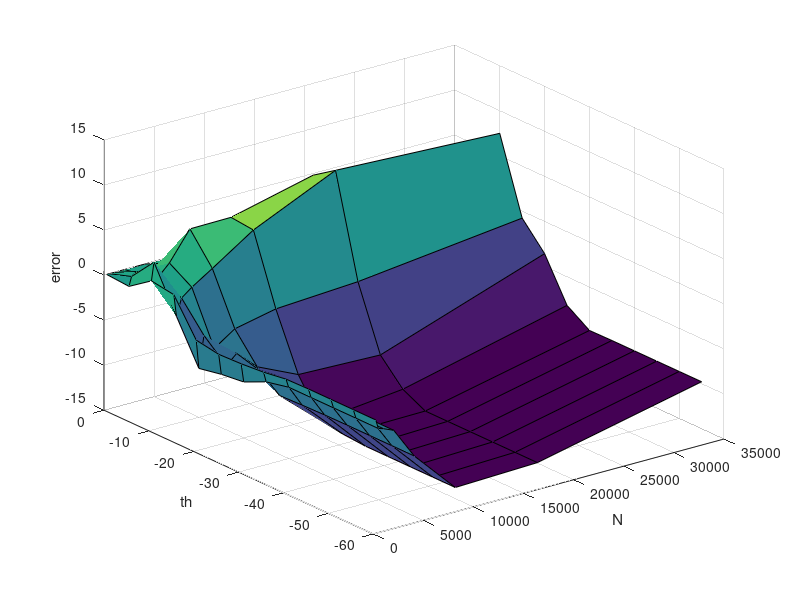

This chart was generated by the following MATLAB code:
load('err_mtx.mat');

%N = [ 256 512 1024 2048 4096 8192 16384 32768 ];
%position_vec = [ 0 160 -135 -70 ];

%th_min = -30;
%th_step = 5;
%th_max = -10;
%th = th_min:th_step:th_max;

xx = ones(length(th),1) * N ;
yy = th' * ones(1, length(N));

surf(xx, yy, err_mtx)
% surf(xx, yy, xx)

xlabel('N')
ylabel('th')
zlabel('error')